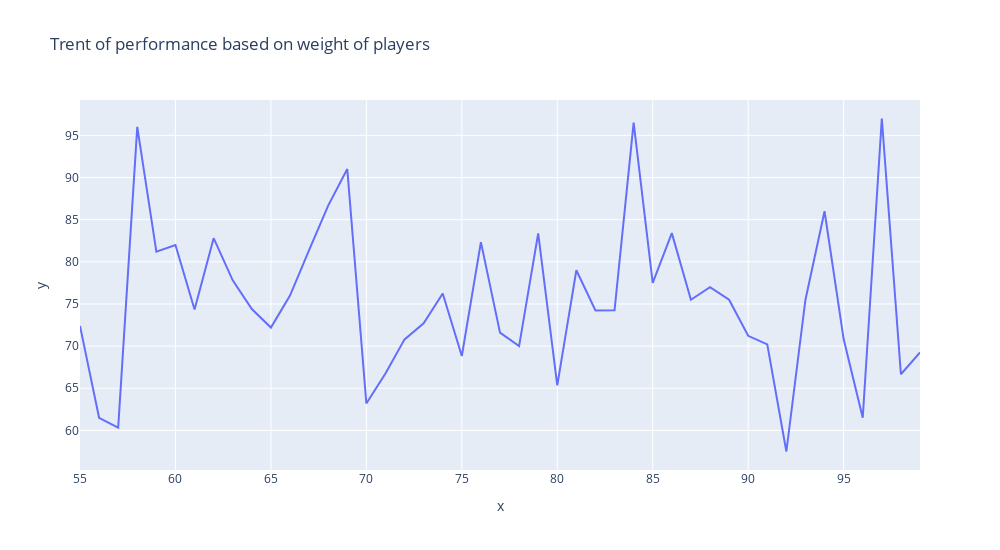

Notebook cell for this chart:
### Code cell
fig=px.line(x=c.Weight_kg,y=c.Performance_Score,title='Trent of performance based on weight of players')
fig.update_layout(width=1000,height=550)
fig.show()

### Figure 1 — Plotly figure (JSON) as saved in the notebook; plotly's stock layout.template omitted (floating-point values rounded to 4 significant figures)
{"data": [{"hovertemplate": "x=%{x}<br>y=%{y}<extra></extra>", "legendgroup": "", "line": {"color": "#636efa", "dash": "solid"}, "marker": {"symbol": "circle"}, "mode": "lines", "name": "", "orientation": "v", "showlegend": false, "type": "scatter", "x": [55, 56, 57, 58, 59, 60, 61, 62, 63, 64, 65, 66, 67, 68, 69, 70, 71, 72, 73, 74, 75, 76, 77, 78, 79, 80, 81, 82, 83, 84, 85, 86, 87, 88, 89, 90, 91, 92, 93, 94, 95, 96, 97, 98, 99], "xaxis": "x", "y": [72.4, 61.5, 60.33, 96, 81.2, 82, 74.33, 82.8, 77.8, 74.4, 72.2, 76, 81.38, 86.67, 91, 63.2, 66.75, 70.8, 72.71, 76.25, 68.83, 82.33, 71.6, 70, 83.38, 65.33, 79, 74.22, 74.25, 96.5, 77.5, 83.4, 75.5, 77, 75.5, 71.22, 70.2, 57.5, 75.5, 86, 70.83, 61.5, 97, 66.67, 69.25], "yaxis": "y"}], "layout": {"height": 550, "legend": {"tracegroupgap": 0}, "title": {"text": "Trent of performance based on weight of players"}, "width": 1000, "xaxis": {"anchor": "y", "autorange": true, "domain": [0, 1], "range": [55, 99], "title": {"text": "x"}, "type": "linear"}, "yaxis": {"anchor": "x", "autorange": true, "domain": [0, 1], "range": [55.31, 99.19], "title": {"text": "y"}, "type": "linear"}}}
